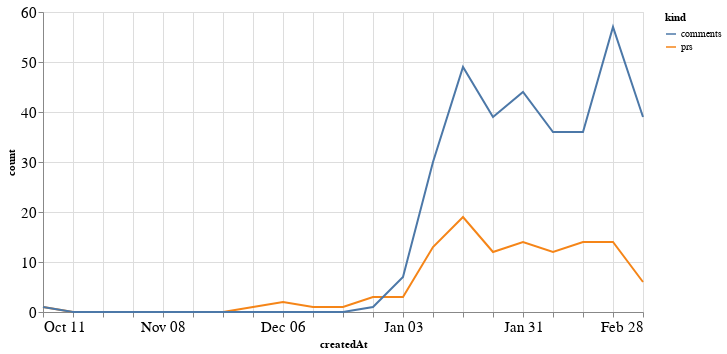

The code cell stored with this chart in its notebook:
### Code cell
alt.Chart(total_time, width=600).mark_line().encode(
    x='createdAt',
    y='count',
    color='kind'
)

### Figure 1 — Vega-Lite specification as saved in the notebook (floating-point values rounded to 4 significant figures)
{"config": {"axisLeft": {"labelFontSize": 15}, "axisBottom": {"labelFontSize": 15}}, "data": {"name": "data-111bc6b297b73e38701ffd330bd7f2d4"}, "mark": "line", "encoding": {"color": {"type": "nominal", "field": "kind"}, "x": {"type": "temporal", "field": "createdAt"}, "y": {"type": "quantitative", "field": "count"}}, "width": 600, "$schema": "https://vega.github.io/schema/vega-lite/v4.8.1.json", "datasets": {"data-111bc6b297b73e38701ffd330bd7f2d4": [{"createdAt": "2020-10-11T00:00:00", "kind": "prs", "count": 1}, {"createdAt": "2020-10-18T00:00:00", "kind": "prs", "count": 0}, {"createdAt": "2020-10-25T00:00:00", "kind": "prs", "count": 0}, {"createdAt": "2020-11-01T00:00:00", "kind": "prs", "count": 0}, {"createdAt": "2020-11-08T00:00:00", "kind": "prs", "count": 0}, {"createdAt": "2020-11-15T00:00:00", "kind": "prs", "count": 0}, {"createdAt": "2020-11-22T00:00:00", "kind": "prs", "count": 0}, {"createdAt": "2020-11-29T00:00:00", "kind": "prs", "count": 1}, {"createdAt": "2020-12-06T00:00:00", "kind": "prs", "count": 2}, {"createdAt": "2020-12-13T00:00:00", "kind": "prs", "count": 1}, {"createdAt": "2020-12-20T00:00:00", "kind": "prs", "count": 1}, {"createdAt": "2020-12-27T00:00:00", "kind": "prs", "count": 3}, {"createdAt": "2021-01-03T00:00:00", "kind": "prs", "count": 3}, {"createdAt": "2021-01-10T00:00:00", "kind": "prs", "count": 13}, {"createdAt": "2021-01-17T00:00:00", "kind": "prs", "count": 19}, {"createdAt": "2021-01-24T00:00:00", "kind": "prs", "count": 12}, {"createdAt": "2021-01-31T00:00:00", "kind": "prs", "count": 14}, {"createdAt": "2021-02-07T00:00:00", "kind": "prs", "count": 12}, {"createdAt": "2021-02-14T00:00:00", "kind": "prs", "count": 14}, {"createdAt": "2021-02-21T00:00:00", "kind": "prs", "count": 14}, {"createdAt": "2021-02-28T00:00:00", "kind": "prs", "count": 6}, {"createdAt": "2020-10-11T00:00:00", "kind": "comments", "count": 1}, {"createdAt": "2020-10-18T00:00:00", "kind": "comments", "count": 0}, {"createdAt": "2020-10-25T00:00:00", "kind": "comments", "count": 0}, {"createdAt": "2020-11-01T00:00:00", "kind": "comments", "count": 0}, {"createdAt": "2020-11-08T00:00:00", "kind": "comments", "count": 0}, {"createdAt": "2020-11-15T00:00:00", "kind": "comments", "count": 0}, {"createdAt": "2020-11-22T00:00:00", "kind": "comments", "count": 0}, {"createdAt": "2020-11-29T00:00:00", "kind": "comments", "count": 0}, {"createdAt": "2020-12-06T00:00:00", "kind": "comments", "count": 0}, {"createdAt": "2020-12-13T00:00:00", "kind": "comments", "count": 0}, {"createdAt": "2020-12-20T00:00:00", "kind": "comments", "count": 0}, {"createdAt": "2020-12-27T00:00:00", "kind": "comments", "count": 1}, {"createdAt": "2021-01-03T00:00:00", "kind": "comments", "count": 7}, {"createdAt": "2021-01-10T00:00:00", "kind": "comments", "count": 30}, {"createdAt": "2021-01-17T00:00:00", "kind": "comments", "count": 49}, {"createdAt": "2021-01-24T00:00:00", "kind": "comments", "count": 39}, {"createdAt": "2021-01-31T00:00:00", "kind": "comments", "count": 44}, {"createdAt": "2021-02-07T00:00:00", "kind": "comments", "count": 36}, {"createdAt": "2021-02-14T00:00:00", "kind": "comments", "count": 36}, {"createdAt": "2021-02-21T00:00:00", "kind": "comments", "count": 57}, {"createdAt": "2021-02-28T00:00:00", "kind": "comments", "count": 39}]}}
